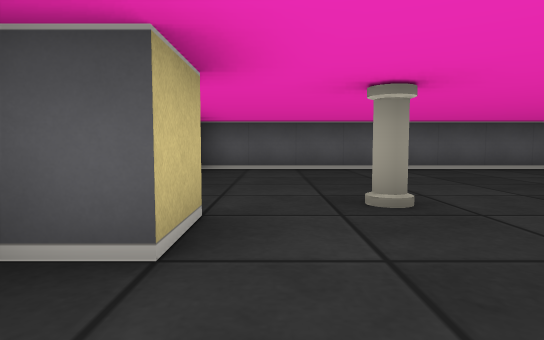
View 1 (above)

18 first-person views from a walk through a cub3D maze. The camera is about half as high as the walls, tilts 4° down and sees 75° across. The floor is counted in squares. Each view is taken from the middle of a square. On the plan, view 1 faces up. The plan holds only what a view shows up to about 9 squares ahead; the rest is blank. The place goes on beyond the plan.

View 2
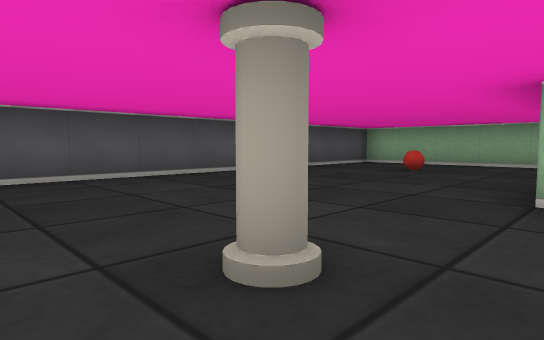

View 3
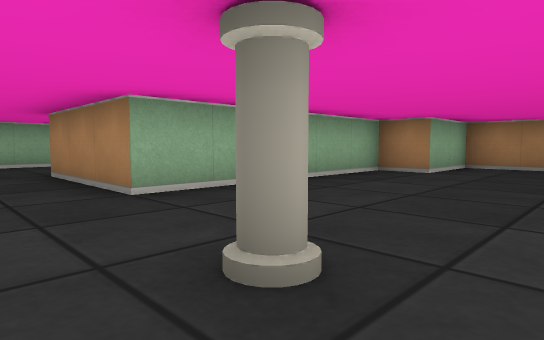

View 4
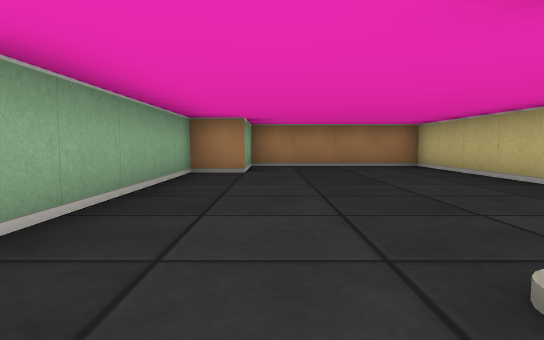

View 5
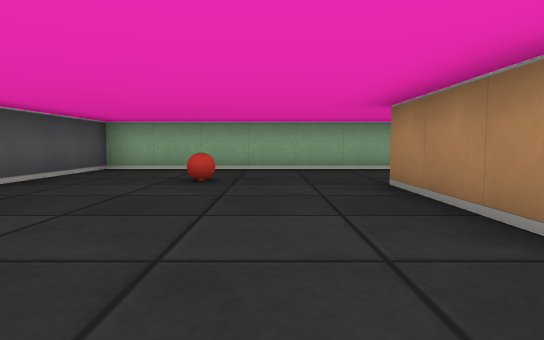

View 6
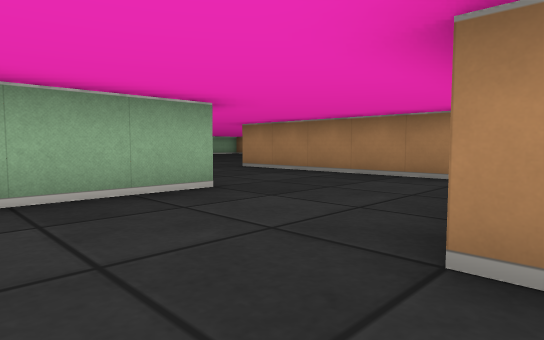

View 7
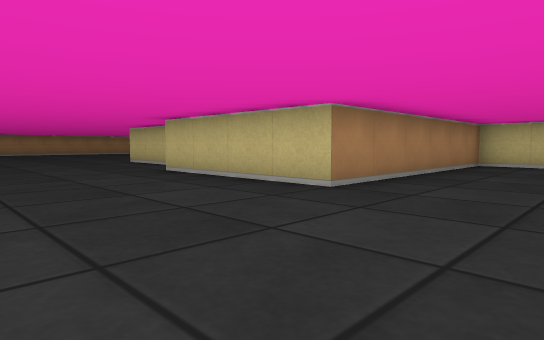

View 8
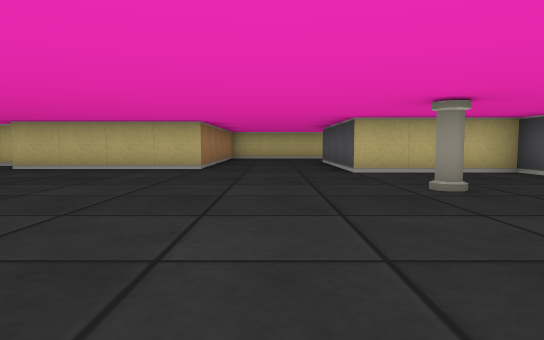

View 9
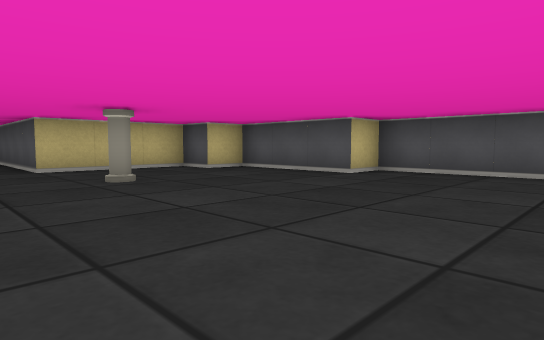

View 10
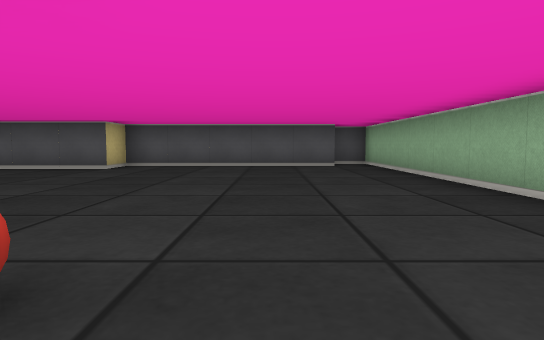

View 11
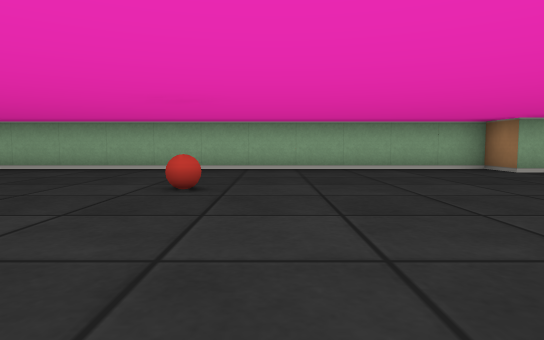

View 12
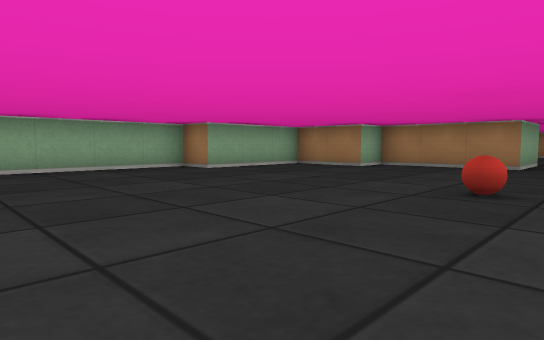

View 13
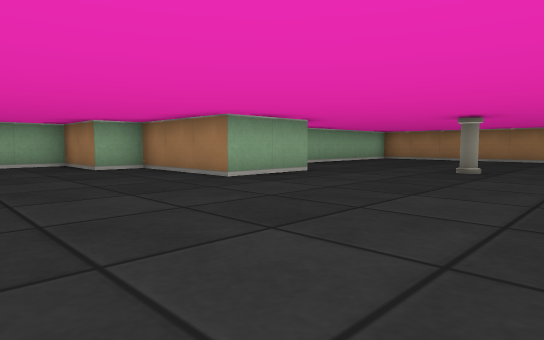

View 14
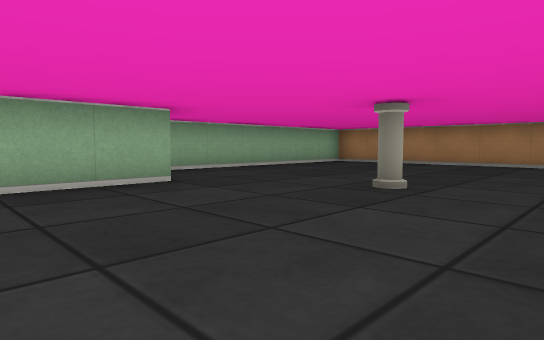

View 15
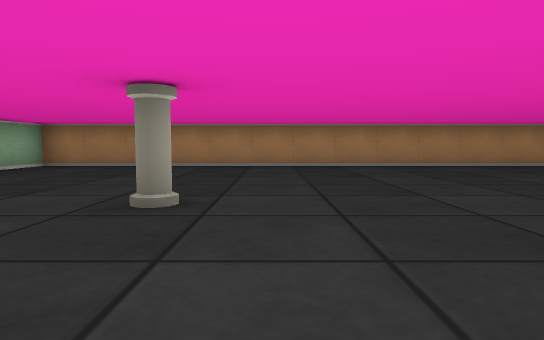

View 16
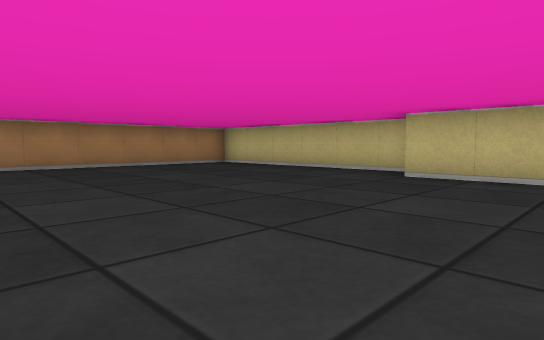

View 17
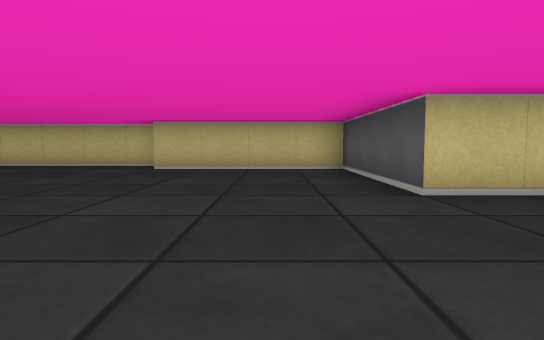

View 18
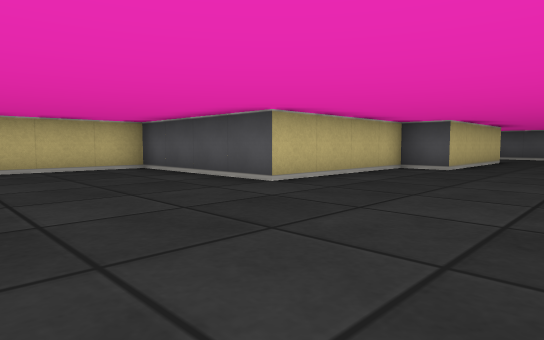

### Floor plan
Points are (right, up) in squares from view 1. A wall is a line through its corners. A room is listed if a view was taken in it or the views show most of it. See-through windows are left out.
Room 1 (views 1, 2, 3, 4, 5, 6, 7, 8, 9, 10, 11, 12, 13, 14, 15, 16, 17, 18)
walls: (9.5, 1.4) (9.5, 7.5) (-1.5, 7.5); (6.5, -0.2) (6.5, -1.5) (12.5, -1.5) (12.5, -5.5) (11.5, -5.5) (11.5, -9.5) (7.5, -9.5) (7.5, -13.5); (17.5, -12.6) (17.5, -10.5) (20.5, -10.5) (20.5, -9.5) (22.5, -9.5) (22.5, -6.5) (23.5, -6.5) (23.5, 7); (6.5, -13.8) (6.5, -17.6); (19.5, -16.4) (19.5, -13.5); (22.5, 6.5) (17.5, 6.5) (17.5, 5.5) (14.5, 5.5) (14.5, 4.5) (13.5, 4.5) (13.5, 1.5) (9.8, 1.5); (-1.5, -0.5) (-1.5, -4.5) (2.5, -4.5) (2.5, -2.5) (3.5, -2.5) (3.5, 2.5) (6.5, 2.5); (-0.5, 2.5) (-0.5, 1.5) (-1.2, 1.5); (7.4, -19.5) (19.5, -19.5) (19.5, -18.1)
objects: pillar (1, 3); ball (7, 5); pillar (15, -14); pillar (16, 2); ball (17, -6); ball (20, -1)

Positions as (right, up) in squares from view 1, and headings:
1: (0, 0), facing up
2: (0, 2), facing up-right
3: (0, 4), facing down-right
4: (2, 4), facing down
5: (2, 4), facing right
6: (6, 4), facing down-right
7: (16, 1), facing down-left
8: (20, 0), facing left
9: (21, 0), facing up-left
10: (21, -2), facing up
11: (16, -2), facing right
12: (16, -2), facing down-right
13: (13, -7), facing down-right
14: (13, -10), facing down-right
15: (14, -11), facing down
16: (13, -11), facing down-left
17: (15, -11), facing left
18: (15, -13), facing up-left
